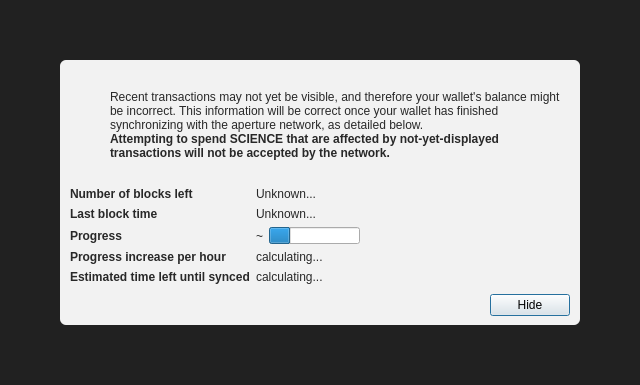
<?xml version="1.0" encoding="UTF-8"?>
<ui version="4.0">
 <class>ModalOverlay</class>
 <widget class="QWidget" name="ModalOverlay">
  <property name="geometry">
   <rect>
    <x>0</x>
    <y>0</y>
    <width>640</width>
    <height>385</height>
   </rect>
  </property>
  <property name="windowTitle">
   <string>Form</string>
  </property>
  <layout class="QVBoxLayout" name="verticalLayout" stretch="0">
   <property name="sizeConstraint">
    <enum>QLayout::SetDefaultConstraint</enum>
   </property>
   <property name="leftMargin">
    <number>0</number>
   </property>
   <property name="topMargin">
    <number>0</number>
   </property>
   <property name="rightMargin">
    <number>0</number>
   </property>
   <property name="bottomMargin">
    <number>0</number>
   </property>
   <item>
    <widget class="QWidget" name="bgWidget" native="true">
     <property name="styleSheet">
      <string notr="true">#bgWidget { background: rgba(0,0,0,220); }</string>
     </property>
     <layout class="QVBoxLayout" name="verticalLayoutMain" stretch="1">
      <property name="leftMargin">
       <number>60</number>
      </property>
      <property name="topMargin">
       <number>60</number>
      </property>
      <property name="rightMargin">
       <number>60</number>
      </property>
      <property name="bottomMargin">
       <number>60</number>
      </property>
      <item>
       <widget class="QWidget" name="contentWidget" native="true">
        <property name="styleSheet">
         <string notr="true">#contentWidget { background: rgba(255,255,255,240); border-radius: 6px; }

QLabel { color: rgb(40,40,40);  }</string>
        </property>
        <layout class="QVBoxLayout" name="verticalLayoutSub" stretch="1,0,0,0">
         <property name="spacing">
          <number>0</number>
         </property>
         <property name="leftMargin">
          <number>10</number>
         </property>
         <property name="topMargin">
          <number>10</number>
         </property>
         <property name="rightMargin">
          <number>10</number>
         </property>
         <property name="bottomMargin">
          <number>10</number>
         </property>
         <item>
          <layout class="QHBoxLayout" name="horizontalLayoutIconText" stretch="0,1">
           <property name="topMargin">
            <number>20</number>
           </property>
           <item>
            <layout class="QVBoxLayout" name="verticalLayoutIcon">
             <property name="leftMargin">
              <number>0</number>
             </property>
             <item>
              <widget class="QPushButton" name="warningIcon">
               <property name="enabled">
                <bool>false</bool>
               </property>
               <property name="text">
                <string/>
               </property>
               <property name="icon">
                <iconset>
                 <normaloff>:/icons/warning</normaloff>
                 <disabledoff>:/icons/warning</disabledoff>:/icons/warning</iconset>
               </property>
               <property name="iconSize">
                <size>
                 <width>48</width>
                 <height>48</height>
                </size>
               </property>
               <property name="flat">
                <bool>true</bool>
               </property>
              </widget>
             </item>
             <item>
              <spacer name="verticalSpacerWarningIcon">
               <property name="orientation">
                <enum>Qt::Vertical</enum>
               </property>
               <property name="sizeHint" stdset="0">
                <size>
                 <width>20</width>
                 <height>40</height>
                </size>
               </property>
              </spacer>
             </item>
            </layout>
           </item>
           <item>
            <layout class="QVBoxLayout" name="verticalLayoutInfoText">
             <property name="leftMargin">
              <number>0</number>
             </property>
             <property name="topMargin">
              <number>0</number>
             </property>
             <item>
              <widget class="QLabel" name="infoText">
               <property name="text">
                <string>Recent transactions may not yet be visible, and therefore your wallet's balance might be incorrect. This information will be correct once your wallet has finished synchronizing with the aperture network, as detailed below.</string>
               </property>
               <property name="textFormat">
                <enum>Qt::RichText</enum>
               </property>
               <property name="wordWrap">
                <bool>true</bool>
               </property>
              </widget>
             </item>
             <item>
              <widget class="QLabel" name="infoTextStrong">
               <property name="font">
                <font>
                 <weight>75</weight>
                 <bold>true</bold>
                </font>
               </property>
               <property name="text">
                <string>Attempting to spend SCIENCE that are affected by not-yet-displayed transactions will not be accepted by the network.</string>
               </property>
               <property name="textFormat">
                <enum>Qt::RichText</enum>
               </property>
               <property name="wordWrap">
                <bool>true</bool>
               </property>
              </widget>
             </item>
             <item>
              <spacer name="verticalSpacerInTextSpace">
               <property name="orientation">
                <enum>Qt::Vertical</enum>
               </property>
               <property name="sizeHint" stdset="0">
                <size>
                 <width>20</width>
                 <height>40</height>
                </size>
               </property>
              </spacer>
             </item>
            </layout>
           </item>
          </layout>
         </item>
         <item>
          <spacer name="verticalSpacerAfterText">
           <property name="orientation">
            <enum>Qt::Vertical</enum>
           </property>
           <property name="sizeHint" stdset="0">
            <size>
             <width>20</width>
             <height>40</height>
            </size>
           </property>
          </spacer>
         </item>
         <item>
          <layout class="QFormLayout" name="formLayout">
           <property name="fieldGrowthPolicy">
            <enum>QFormLayout::FieldsStayAtSizeHint</enum>
           </property>
           <property name="horizontalSpacing">
            <number>6</number>
           </property>
           <property name="verticalSpacing">
            <number>6</number>
           </property>
           <property name="topMargin">
            <number>10</number>
           </property>
           <item row="0" column="0">
            <widget class="QLabel" name="labelNumberOfBlocksLeft">
             <property name="font">
              <font>
               <weight>75</weight>
               <bold>true</bold>
              </font>
             </property>
             <property name="text">
              <string>Number of blocks left</string>
             </property>
            </widget>
           </item>
           <item row="0" column="1">
            <widget class="QLabel" name="numberOfBlocksLeft">
             <property name="text">
              <string>Unknown...</string>
             </property>
            </widget>
           </item>
           <item row="1" column="0">
            <widget class="QLabel" name="labelLastBlockTime">
             <property name="font">
              <font>
               <weight>75</weight>
               <bold>true</bold>
              </font>
             </property>
             <property name="text">
              <string>Last block time</string>
             </property>
            </widget>
           </item>
           <item row="1" column="1">
            <widget class="QLabel" name="newestBlockDate">
             <property name="sizePolicy">
              <sizepolicy hsizetype="Maximum" vsizetype="Preferred">
               <horstretch>0</horstretch>
               <verstretch>0</verstretch>
              </sizepolicy>
             </property>
             <property name="text">
              <string>Unknown...</string>
             </property>
            </widget>
           </item>
           <item row="2" column="0">
            <widget class="QLabel" name="labelSyncDone">
             <property name="font">
              <font>
               <weight>75</weight>
               <bold>true</bold>
              </font>
             </property>
             <property name="text">
              <string>Progress</string>
             </property>
            </widget>
           </item>
           <item row="2" column="1">
            <layout class="QHBoxLayout" name="horizontalLayoutSync" stretch="0,1">
             <item>
              <widget class="QLabel" name="percentageProgress">
               <property name="text">
                <string notr="true">~</string>
               </property>
              </widget>
             </item>
             <item>
              <widget class="QProgressBar" name="progressBar">
               <property name="value">
                <number>24</number>
               </property>
               <property name="format">
                <string/>
               </property>
              </widget>
             </item>
            </layout>
           </item>
           <item row="4" column="0">
            <widget class="QLabel" name="labelProgressIncrease">
             <property name="font">
              <font>
               <weight>75</weight>
               <bold>true</bold>
              </font>
             </property>
             <property name="text">
              <string>Progress increase per hour</string>
             </property>
            </widget>
           </item>
           <item row="4" column="1">
            <widget class="QLabel" name="progressIncreasePerH">
             <property name="text">
              <string>calculating...</string>
             </property>
            </widget>
           </item>
           <item row="5" column="0">
            <widget class="QLabel" name="labelEstimatedTimeLeft">
             <property name="font">
              <font>
               <weight>75</weight>
               <bold>true</bold>
              </font>
             </property>
             <property name="text">
              <string>Estimated time left until synced</string>
             </property>
            </widget>
           </item>
           <item row="5" column="1">
            <widget class="QLabel" name="expectedTimeLeft">
             <property name="text">
              <string>calculating...</string>
             </property>
            </widget>
           </item>
          </layout>
         </item>
         <item>
          <layout class="QHBoxLayout" name="horizontalLayoutButtons">
           <property name="leftMargin">
            <number>10</number>
           </property>
           <property name="topMargin">
            <number>10</number>
           </property>
           <item>
            <spacer name="horizontalSpacer">
             <property name="orientation">
              <enum>Qt::Horizontal</enum>
             </property>
             <property name="sizeHint" stdset="0">
              <size>
               <width>40</width>
               <height>20</height>
              </size>
             </property>
            </spacer>
           </item>
           <item>
            <widget class="QPushButton" name="closeButton">
             <property name="text">
              <string>Hide</string>
             </property>
             <property name="shortcut">
              <string>Esc</string>
             </property>
             <property name="focusPolicy">
              <enum>Qt::StrongFocus</enum>
             </property>
             <property name="default">
              <bool>true</bool>
             </property>
            </widget>
           </item>
          </layout>
         </item>
        </layout>
       </widget>
      </item>
     </layout>
    </widget>
   </item>
  </layout>
 </widget>
 <resources/>
 <connections/>
</ui>
